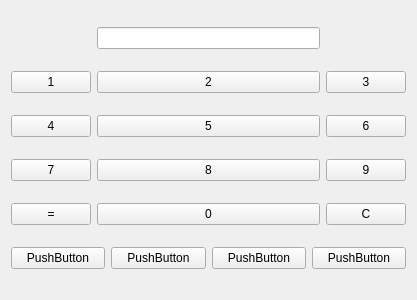
<?xml version="1.0" encoding="UTF-8"?>
<ui version="4.0">
 <class>Form</class>
 <widget class="QWidget" name="Form">
  <property name="geometry">
   <rect>
    <x>0</x>
    <y>0</y>
    <width>417</width>
    <height>300</height>
   </rect>
  </property>
  <property name="windowTitle">
   <string>Form</string>
  </property>
  <layout class="QGridLayout" name="gridLayout">
   <item row="0" column="1">
    <widget class="QLineEdit" name="lineEdit"/>
   </item>
   <item row="1" column="0">
    <widget class="QPushButton" name="pushButton">
     <property name="text">
      <string>1</string>
     </property>
    </widget>
   </item>
   <item row="1" column="1">
    <widget class="QPushButton" name="pushButton_2">
     <property name="text">
      <string>2</string>
     </property>
    </widget>
   </item>
   <item row="1" column="2">
    <widget class="QPushButton" name="pushButton_3">
     <property name="text">
      <string>3</string>
     </property>
    </widget>
   </item>
   <item row="2" column="0">
    <widget class="QPushButton" name="pushButton_4">
     <property name="text">
      <string>4</string>
     </property>
    </widget>
   </item>
   <item row="2" column="1">
    <widget class="QPushButton" name="pushButton_5">
     <property name="text">
      <string>5</string>
     </property>
    </widget>
   </item>
   <item row="2" column="2">
    <widget class="QPushButton" name="pushButton_6">
     <property name="text">
      <string>6</string>
     </property>
    </widget>
   </item>
   <item row="3" column="0">
    <widget class="QPushButton" name="pushButton_7">
     <property name="text">
      <string>7</string>
     </property>
    </widget>
   </item>
   <item row="3" column="1">
    <widget class="QPushButton" name="pushButton_8">
     <property name="text">
      <string>8</string>
     </property>
    </widget>
   </item>
   <item row="3" column="2">
    <widget class="QPushButton" name="pushButton_9">
     <property name="text">
      <string>9</string>
     </property>
    </widget>
   </item>
   <item row="4" column="0">
    <widget class="QPushButton" name="pushButton_14">
     <property name="text">
      <string>=</string>
     </property>
    </widget>
   </item>
   <item row="4" column="1">
    <widget class="QPushButton" name="pushButton_15">
     <property name="text">
      <string>0</string>
     </property>
    </widget>
   </item>
   <item row="4" column="2">
    <widget class="QPushButton" name="pushButton_16">
     <property name="text">
      <string>C</string>
     </property>
    </widget>
   </item>
   <item row="5" column="0" colspan="3">
    <layout class="QHBoxLayout" name="horizontalLayout_2">
     <item>
      <widget class="QPushButton" name="pushButton_13">
       <property name="text">
        <string>PushButton</string>
       </property>
      </widget>
     </item>
     <item>
      <widget class="QPushButton" name="pushButton_12">
       <property name="text">
        <string>PushButton</string>
       </property>
      </widget>
     </item>
     <item>
      <widget class="QPushButton" name="pushButton_11">
       <property name="text">
        <string>PushButton</string>
       </property>
      </widget>
     </item>
     <item>
      <widget class="QPushButton" name="pushButton_10">
       <property name="text">
        <string>PushButton</string>
       </property>
      </widget>
     </item>
    </layout>
   </item>
  </layout>
 </widget>
 <resources/>
 <connections/>
</ui>
